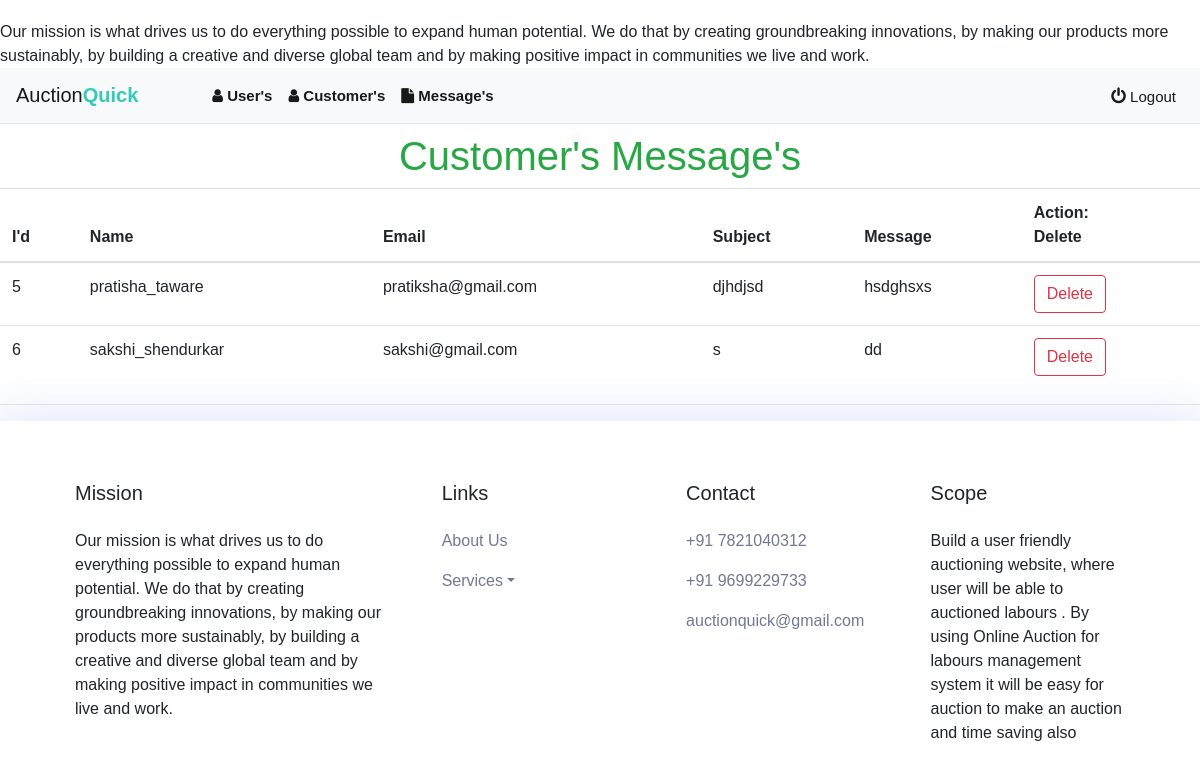
The page /admin/messages.php (signed in) on the database its author committed.
### tables this page shows
CREATE TABLE `contact` (
  `id` int(11) NOT NULL,
  `c_name` varchar(50) NOT NULL,
  `c_email` varchar(50) NOT NULL,
  `c_subject` varchar(50) NOT NULL,
  `c_message` varchar(100) NOT NULL
);

### admin/messages.php (the view, shortened to what this page needs)
<?php
include('../dbconnection.php');
?>
<!DOCTYPE html>
<html>
<head>
    <link rel="stylesheet" href="https://maxcdn.bootstrapcdn.com/bootstrap/4.5.0/css/bootstrap.min.css">
       <link rel="stylesheet" href="https://cdnjs.cloudflare.com/ajax/libs/magnific-popup.js/1.1.0/magnific-popup.min.css" />
    <link rel="stylesheet" href="https://cdnjs.cloudflare.com/ajax/libs/font-awesome/4.7.0/css/font-awesome.min.css">
<link rel="stylesheet" type="text/css" href="../style.css">
</head>
<body >
<marquee>Our mission is what drives us to do everything possible to expand human potential. We do that   by creating groundbreaking innovations, by making  our products more sustainably, by building a creative and  diverse global team and by making positive impact in communities we live and work.</marquee>
<nav class="navbar navbar-expand-lg navbar-light bg-light">
    <a href="" class="navbar-brand">Auction<b>Quick</b></a>
<ul class="navbar-nav mr-auto">
    <li class="nav-item active">
        <a class="nav-link" href="users.php"><b><i class="fa fa-user" aria-hidden="true"></i> User's</b></a>
    </li>
    <li class="nav-item active">
        <a class="nav-link" href="customers.php"><b><i class="fa fa-user" aria-hidden="true"></i> Customer's</b></a>
    </li>
    <li class="nav-item active">
        <a class="nav-link" href="messages.php"><b><i class="fa fa-file" aria-hidden="true"></i> Message's</b></a>
    </li>
</ul>
    <ul class="navbar-nav ml-auto">
         <li class="nav-item active">
          <a class="nav-link" href="../logout.php"><i class="fa fa-power-off " style="font-size: 17px;"></i> Logout</a>
        </li>
      </ul>
  </nav>
  <div class="text-success mt-2" style="text-align : center">
    <h1>Customer's Message's</h1>
  </div>
<div class="">
        <?php
          $sql = "select * from contact";
          $result = mysqli_query($conn,$sql);
          if(mysqli_num_rows($result) > 0){
              echo '<table class="table ">';
                  echo"<thead>";
                      echo"<tr>";
                          echo"<th>I'd</th>";
                          echo"<th>Name</th>";
                          echo"<th>Email</th>";
                          echo"<th>Subject</th>";
                          echo"<th>Message</th>";
                          echo"<th>Action: <br>Delete</th> ";
                      echo"</tr>";
                  echo"</thead>";
              echo"<tbody>";
                  while($row = mysqli_fetch_assoc($result)){
                      echo"<tr>";
                          echo"<td>" . $row["id"] . "</td>";
                          echo"<td>" . $row["c_name"] . "</td>";
                          echo"<td>" . $row["c_email"] . "</td>";
                          echo"<td>" . $row["c_subject"] . "</td>";
                          echo"<td>" . $row["c_message"] . "</td>";
                          echo'<td><form action="" method="post">
                        <input type="hidden" name="id" value=' . $row['id'] . '>
                        <input type="submit" class="btn ntn-sm btn-outline-danger"
                        name="delete" value="Delete"></form></td>';
                      echo"</tr>";
                }
              echo"</tbody>";
              echo"</table>";
          }else{
              echo" Empty";
          }
        ?>
        <hr>
</div>
<link href="https://maxcdn.bootstrapcdn.com/font-awesome/4.7.0/css/font-awesome.min.css" rel="stylesheet" />
<footer class="footer_area section_padding_130_0 ">
<div class="container">
<div class="row">
<div class="col-12 col-sm-6 col-lg-4">
<div class="single-footer-widget section_padding_0_130">
<h5 class="widget-title">Mission</h5>
<p>Our mission is what drives us to do everything possible to expand human potential. We do that   by creating groundbreaking innovations, by making  our products more sustainably, by building a creative and  diverse global team and by making positive impact in communities we live and work.</p>
</div>
</div>
<div class="col-12 col-sm-6 col-lg">
<div class="single-footer-widget section_padding_0_130">
<h5 class="widget-title">Links</h5>
<div class="footer_menu">
<ul>
<li><a href="#">About Us</a></li>
<li class="dropdown">
<a href="#" data-toggle="dropdown" role="button" id="drop5" class="dropdown-toggle">Services<b class="caret"></b></a>
</li>
</ul>
</div>
</div>
</div>
<div class="col-12 col-sm-6 col-lg">
<div class="single-footer-widget section_padding_0_130">
<h5 class="widget-title">Contact</h5>
<div class="footer_menu">
<ul>
<li><a href="tel:+91 7821040312">+91 7821040312</a></li>
<li><a href="tel:+91 9699229733">+91 9699229733</a></li>
<li><a href="sakshishendurkar@gmail.com">auctionquick@gmail.com</a></li>
</ul>
</div>
</div>
</div>
<div class="col-12 col-sm-6 col-lg">
<div class="single-footer-widget section_padding_0_130">
<h5 class="widget-title">Scope</h5>
<p>Build a user friendly auctioning website, where user will be able to auctioned labours . By using Online Auction for labours  management system it will be easy for auction to make an auction and time saving also</p>
</div>
</div>
</div>
 </div>
</footer>
</body>
</html>

### style.css (style rules this page uses)
body { font-family: 'Varela Round', sans-serif; }
.navbar { background: #fff; padding-left: 16px; padding-right: 16px; border-bottom: 1px solid #dfe3e8; border-radius: 0; }
.navbar .navbar-brand { padding-left: 0; font-size: 20px; padding-right: 50px; }
.navbar .navbar-brand b { color: #33cabb; }
.navbar a { color: #888; font-size: 15px; }
.navbar a, .navbar a:active { color: #888; padding: 8px 20px; background: transparent; line-height: normal; }
body { margin-top:20px; }
.footer_area { position: relative; z-index: 1; overflow: hidden; box-shadow: 0 8px 48px 8px rgba(47, 91, 234, 0.175); padding:60px; }
.footer_area .row { margin-left: -25px; margin-right: -25px; }
.footer_area .row .col, .footer_area .row .col-1, .footer_area .row .col-10, .footer_area .row .col-11, .footer_area .row .col-12, .footer_area .row .col-2, .footer_area .row .col-3, .footer_area .row .col-4, .footer_area .row .col-5, .footer_area .row .col-6, .footer_area .row .col-7, .footer_area .row .col-8, .footer_area .row .col-9, .footer_area .row .col-auto, .footer_area .row .col-lg, .footer_area .row .col-lg-1, .footer_area .row .col-lg-10, .footer_area .row .col-lg-11, .footer_area .row .col-lg-12, .footer_area .row .col-lg-2, .footer_area .row .col-lg-3, .footer_area .row .col-lg-4, .footer_area .row .col-lg-5, .footer_area .row .col-lg-6, .footer_area .row .col-lg-7, .footer_area .row .col-lg-8, .footer_area .row .col-lg-9, .footer_area .row .col-lg-auto, .footer_area .row .col-md, .footer_area .row .col-md-1, .footer_area .row .col-md-10, .footer_area .row .col-md-11, .footer_area .row .col-md-12, .footer_area .row .col-md-2, .footer_area .row .col-md-3, .footer_area .row .col-md-4, .footer_area .row .col-md-5, .footer_area .row .col-md-6, .footer_area .row .col-md-7, .footer_area .row .col-md-8, .footer_area .row .col-md-9, .footer_area .row .col-md-auto, .footer_area .row .col-sm, .footer_area .row .col-sm-1, .footer_area .row .col-sm-10, .footer_area .row .col-sm-11, .footer_area .row .col-sm-12, .footer_area .row .col-sm-2, .footer_area .row .col-sm-3, .footer_area .row .col-sm-4, .footer_area .row .col-sm-5, .footer_area .row .col-sm-6, .footer_area .row .col-sm-7, .footer_area .row .col-sm-8, .footer_area .row .col-sm-9, .footer_area .row .col-sm-auto, .footer_area .row .col-xl, .footer_area .row .col-xl-1, .footer_area .row .col-xl-10, .footer_area .row .col-xl-11, .footer_area .row .col-xl-12, .footer_area .row .col-xl-2, .footer_area .row .col-xl-3, .footer_area .row .col-xl-4, .footer_area .row .col-xl-5, .footer_area .row .col-xl-6, .footer_area .row .col-xl-7, .footer_area .row .col-xl-8, .footer_area .row .col-xl-9, .footer_area .row .col-xl-auto { padding-right: 25px; padding-left: 25px; }
.single-footer-widget { position: relative; z-index: 1; }
.single-footer-widget .widget-title { margin-bottom: 1.5rem; }
.single-footer-widget .footer_menu li a { color: #747794; margin-bottom: 1rem; display: block; font-size: 1rem; }
.single-footer-widget .footer_menu li:last-child a { margin-bottom: 0; }
ol li, ul li { list-style: none; }
ol, ul { margin: 0; padding: 0; }

### rows shown on the page
contact: id "5", c_name "pratisha_taware", c_email "pratiksha@gmail.com", c_subject "djhdjsd", c_message "hsdghsxs"
contact: id "6", c_name "sakshi_shendurkar", c_email "sakshi@gmail.com", c_subject "s", c_message "dd"
